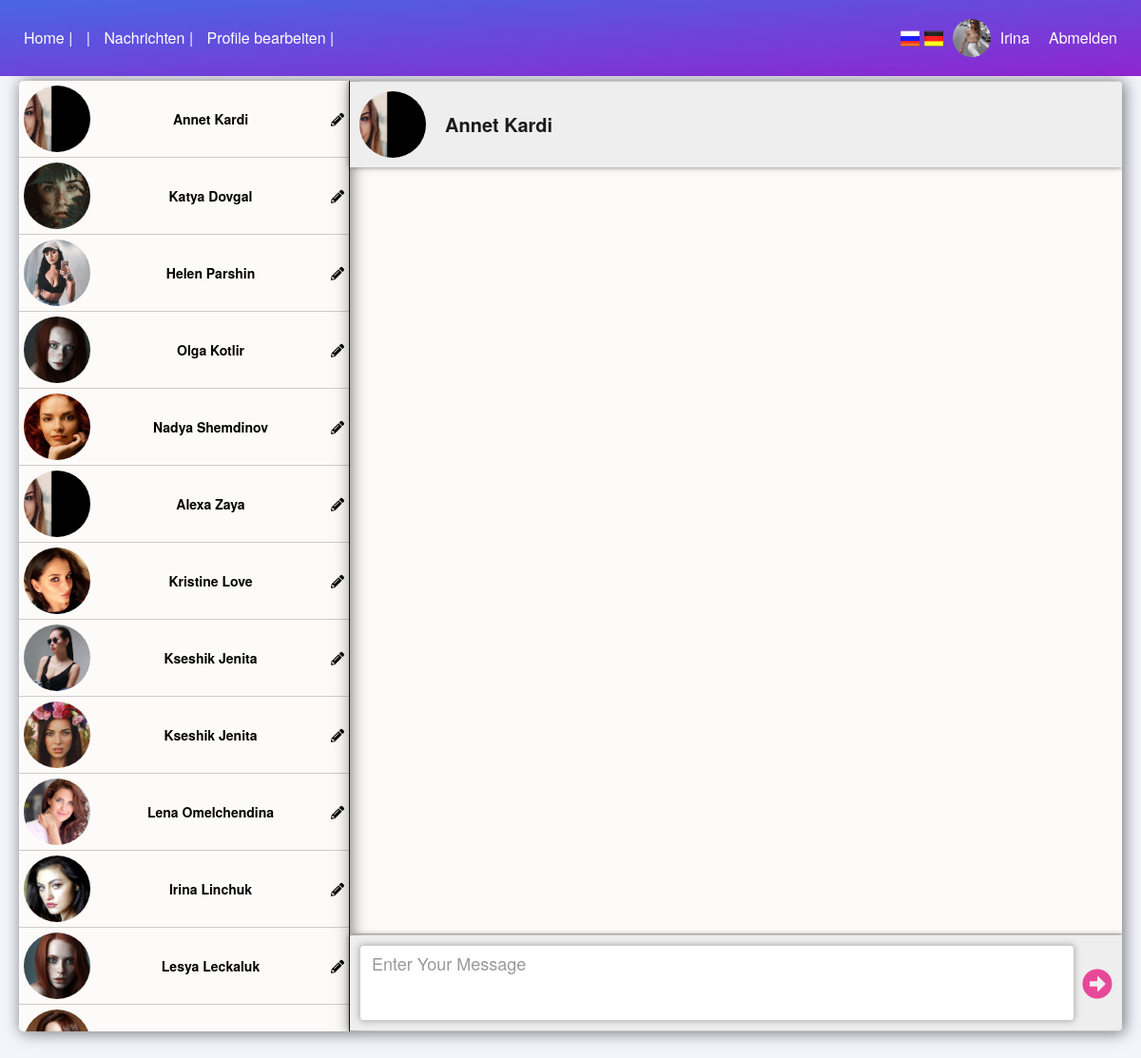
Page /message1/message.php?user_id=fdssdffsddsf (signed in) on the committed database.
### tables this page shows
CREATE TABLE `register_user` (
  `register_user_id` int(11) NOT NULL,
  `user_name` varchar(250) NOT NULL,
  `user_email` varchar(250) NOT NULL,
  `user_password` varchar(250) NOT NULL,
  `user_activation_code` varchar(250) NOT NULL,
  `user_id` varchar(255) NOT NULL,
  `user_email_status` enum('not verified','verified') NOT NULL,
  `first_name` varchar(1000) NOT NULL,
  `last_name` varchar(1000) NOT NULL,
  `country` varchar(1000) NOT NULL,
  `city` varchar(1000) NOT NULL,
  `birth_date` date DEFAULT NULL,
  `profile_foto` varchar(1000) NOT NULL,
  `details` varchar(1000) NOT NULL,
  `gender` varchar(255) NOT NULL,
  `weight` varchar(255) NOT NULL,
  `height` varchar(255) NOT NULL
);

### message1/message.php (the view, shortened to what this page needs)
<?php
require_once("connect.php");
if(isset($_SESSION['us_id'])){
    $user_id = $_SESSION['us_id'];
}else{
    header("Location: ../login_page.php");
}
$array = $_SESSION['array'];
?>
<!DOCTYPE html>
<html>
<head>
<link rel="stylesheet" href="https://use.fontawesome.com/releases/v5.2.0/css/all.css">
<link rel="stylesheet" href="bootstrap.min.css">
<link rel="stylesheet" type="text/css" href="style.css">
<link rel="stylesheet" type="text/css" href="../menu.css">
</head>
<body>
<header class="head fixed">
<div class="wrap rel">
<div class="menu">
<div class="menu_left">
<nav class=" hero-nav pull_left _nav">
<ul class="list-unstyled ">
<a class="active" href="../index.php"><?php echo $array[1];?> |</a>
<a class="active" href="../view_profile.php"> <?php
if (isset($_SESSION['user_name'])) {
echo ' |';}
?>
</a>
<a class="active" href="message.php"> <?php
if (isset($_SESSION['user_name'])) {
echo $array[13];
echo ' |';
}
?>
</a>
<a class="active" href="../personal_page_edit.php?user_activation_code=<?php echo $_SESSION['user_activation_code'];?>&&user_id=<?php echo $_SESSION['user_id'];?>">
<?php
if (isset($_SESSION['user_name'])) {
echo $array[2];
echo ' |';
}
?>
</a>
</ul>
</nav>
</div>
<div class="right_side_menu rel">
<form method="post" class="active2 language_box ">
<input class="language1 language" name="en" value="" type="submit">
<input class="language2 language" name="de" value="" type="submit">
</form>
<?php
if (isset($_SESSION['user_name'])) {
echo "<a class='active2 rel' href='../view_profile.php'>
<div class='inlne-block profile_photo_menu_box'>
<img class='profile_photo_menu' src='../".$_SESSION['profile_foto']."'>
</div>
</a>";
echo "<a class='active2' href='../view_profile.php'>";
echo ''.$_SESSION['first_name'];
echo "</a>";
}
?>
<a class="active2" >
<?php
if (isset($_SESSION['user_name'])) {
echo"<a href='../logout.php'>$array[3]</a>";
}
else echo "<a href='../login_page.php'>$array[4]</a>";
?>
</a>
</div>
</div>
</div>
</header>
<div class="section_dial">
<div class="wrap">
<div class="message-body">
<div class="message-left">
<ul>
<?php
$q = mysqli_query($con, "SELECT * FROM register_user WHERE user_id!='$user_id'");
while($row = mysqli_fetch_assoc($q)){
echo "
<a href='message.php?user_id={$row['user_id']}'>
<li class='li'>
<div class='img_box '>
<img src='../{$row['profile_foto']}'>
</div>
<div class='text_box '>
{$row['first_name']} {$row['last_name']}
</div>
<div><i class='fas fa-pencil-alt'></i></div>
</li>
</a>
";
}
?>
</ul>
</div>
<div class="message-right">
<?php
if(isset($_GET['user_id'])){
$user_two1 = trim(mysqli_real_escape_string($con, $_GET['user_id']));
$q2 = mysqli_query($con, "SELECT * FROM register_user WHERE user_id ='$user_two1'");
while($row1 = mysqli_fetch_assoc($q2)){ echo "
<div class='send-message'>
<div class='box_b'>
<a href='../personal_page.php?user_id={$row1['user_id']}'>
<div class='img_box '>
<img src='../{$row1['profile_foto']}'>
</div></a>
<a href='../personal_page.php?user_id={$row1['user_id']}'><div class='text_box_1 '>
{$row1['first_name']} {$row1['last_name']}
</div>
</a>
</div>
</div>
";}}
?>
<div class="display-message">
</div>
<div class="send-message" > <?php $status = 0; ?>
<div class="form-group">
<textarea class="form-control" id="message" placeholder="Enter Your Message"></textarea>
<div class=" btn_violet" id="reply"><i class="fas fa-arrow-alt-circle-right"></i></div>
</div>
</div>
</div>
</div>
</div>
</div>
</body>
</html>

### message1/style.css (style rules this page uses)
.rel { position: relative; }
.fixed { position: fixed; }
.wrap { max-width: 1400px; padding-left: 20px; padding-right: 20px; margin: 0 auto; }
body { background: #e7e8fa78 !important; }
.message-body { background: #fffdf9cb; border-color: #181818 !important; -webkit-box-shadow: 2px 1px 16px 1px rgba(0,0,0,0.5) !important; -moz-box-shadow: 2px 1px 16px 1px rgba(0,0,0,0.5) !important; box-shadow: 2px 1px 16px 1px rgba(0,0,0,0.5) !important; display: block; height: 1000px; overflow: hidden; border-radius: 5px; width: 100%; margin:0px auto; }
.message-left { display: block; height: 100%; width: 30%; border-color: #181818 !important; -webkit-box-shadow: 0 0 15px 2px rgba(0,0,0,0.5) !important; -moz-box-shadow: 0 0 15px 2px rgba(0,0,0,0.5) !important; box-shadow: 0 0 15px 2px rgba(0,0,0,0.5) !important; float: left; overflow-y: scroll; border-right: 1px solid #ccc; }
.message-right { border-color: #181818 !important; -webkit-box-shadow: 2px 1px 16px 1px rgba(0,0,0,0.5) !important; -moz-box-shadow: 2px 1px 16px 1px rgba(0,0,0,0.5) !important; box-shadow: 2px 1px 16px 1px rgba(0,0,0,0.5) !important; display: flex; height: 100%; width: 70%; flex-direction: column; justify-content: center; float: left; }
.message-left ul { list-style: none; margin: 0; padding: 0; width: 100%; }
.message-left ul a { text-decoration: none; }
.message-right .display-message { display: block; flex-basis: 90%; padding: 10px; width: 100%; border-bottom: 1px solid #ccc; overflow-y:scroll; }
.message-right .send-message { flex-basis: 8%; border-color: #181818 !important; margin: 1px 0; -webkit-box-shadow:0px 0px 6px 0px rgba(0,0,0,0.5) !important; -moz-box-shadow: 0px 0px 6px 0px rgba(0,0,0,0.5) !important; box-shadow: 0px 0px 6px 0px rgba(0,0,0,0.5) !important; background: #eee; padding: 10px; }
.display-message { display: flex; justify-content: flex-end; flex-direction: column; }
.section_dial { position: absolute; top: 85px; left: 0; bottom: 0; right: 0; }
.btn_violet { color: #e7499a; font-size: 32px !important; margin-left: 8px; cursor: pointer; }
.form-group { display: flex !important; justify-content: space-between !important; flex-direction: row !important; align-items: center !important; margin-bottom: 0 !important; }
.box_b { display: flex !important; justify-content: flex-start !important; flex-direction: row !important; align-items: center !important; margin-bottom: 0 !important; }
.form-control { -webkit-box-shadow: 0px 0px 7px 0px rgba(0,0,0,0.3) !important ; -moz-box-shadow: 0px 0px 7px 0px rgba(0,0,0,0.3) !important; box-shadow: 0px 0px 7px 0px rgba(0,0,0,0.3) !important; resize: none !important; height: 80px !important; font-size: 18px !important; }
.img_box { width: 70px; height: 70px; border-radius: 50%; overflow: hidden; }
.img_box img { width: 70px; }
.li { display: flex; flex-direction: row; align-items: center; justify-content: space-between; padding: 5px; border-bottom: 1px solid #ccc; font-weight: bold; color: black; }
.text_box_1 { text-align: center; padding-left: 20px; color: #1a1a1a; font-size: 20px; font-weight: 600; }
a { text-decoration: none !important; }

### menu.css (style rules this page uses)
.menu { display: flex; flex-direction: row; width: 100%; justify-content: space-between; align-items: center; }
.language_box { color: #e73591; display: flex; font-size: 16px; width: 60px; margin-bottom: 0 !important; }
.active2 { color: #fff; padding-right: 10px; }
.language1 { background: url('Russia-Flag.png'); }
.language2 { background: url('Germany-Flag.png'); }
.language { border: none !important; background-size: cover; width: 24px; height: 21px; margin-left: 5px; cursor: pointer !important; }
.active { display: inline-block; padding-right: 10px; }
.right_side_menu { display: flex; flex-direction: row; justify-content: space-between; align-items: center; }
.profile_photo_menu_box { width: 40px; height: 40px; border-radius: 50%; overflow: hidden; }
.profile_photo_menu { width: 40px; height: 50px; }
.head { background: linear-gradient(to top left,#8918ce, #3d5de4); opacity: 0.94 ; width: 100%; padding: 20px 5px; font-size: 16px; top:0; z-index: 1000; min-height: 60px; }
.head a { color: #ffffff !important; }
ul { margin-bottom: 0 !important; }

### rows in the picture
register_user: profile_foto (picture), first_name "Annet", last_name "Kardi"
register_user: profile_foto (picture), first_name "Katya", last_name "Dovgal"
register_user: profile_foto (picture), first_name "Helen", last_name "Parshin"
register_user: profile_foto (picture), first_name "Olga", last_name "Kotlir"
register_user: profile_foto (picture), first_name "Nadya", last_name "Shemdinov"
register_user: profile_foto (picture), first_name "Alexa", last_name "Zaya"
register_user: profile_foto (picture), first_name "Kristine", last_name "Love"
register_user: profile_foto (picture), first_name "Kseshik", last_name "Jenita"
register_user: profile_foto (picture), first_name "Kseshik", last_name "Jenita"
register_user: profile_foto (picture), first_name "Lena", last_name "Omelchendina"
register_user: profile_foto (picture), first_name "Irina", last_name "Linchuk"
register_user: profile_foto (picture), first_name "Lesya", last_name "Leckaluk"
register_user: profile_foto (picture)

### other values in the picture
$array[1] "Home"
$array[13] "Nachrichten"
$array[2] "Profile bearbeiten"
$_SESSION['first_name'] "Irina"
$array[3] "Abmelden"
